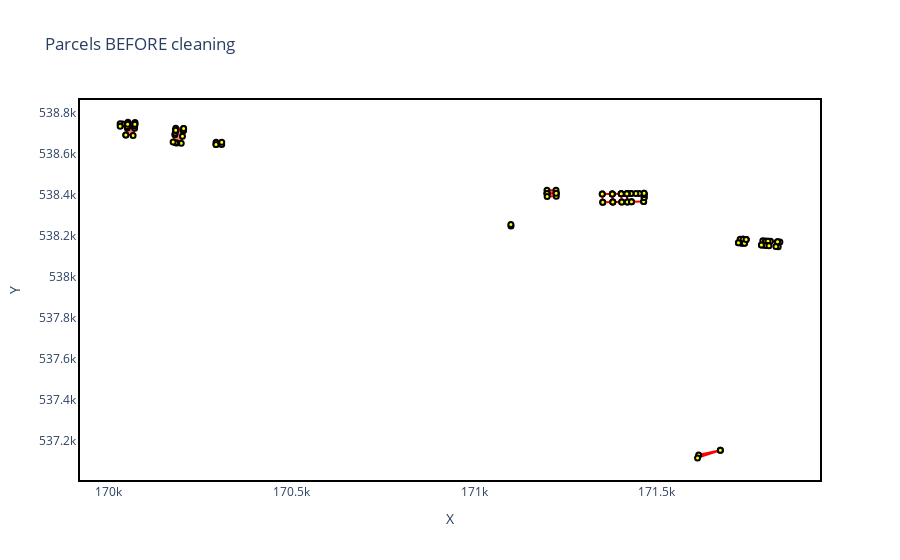

Source (notebook cell):
### Code cell
# print(Example)
plotBefore(Example)

### Figure 1 — Plotly figure (JSON) as saved in the notebook; plotly's stock layout.template omitted (floating-point values rounded to 4 significant figures)
{"data": [{"fill": "toself", "line": {"color": "red"}, "marker": {"color": "yellow", "line": {"color": "black", "width": 2}, "size": 5}, "mode": "lines+markers", "type": "scatter", "x": [170000.0, 170100.0, 170100.0, 170100.0, 170000.0], "y": [538700.0, 538700.0, 538700.0, 538700.0, 538700.0]}, {"fill": "toself", "line": {"color": "red"}, "marker": {"color": "yellow", "line": {"color": "black", "width": 2}, "size": 5}, "mode": "lines+markers", "type": "scatter", "x": [171100.0, 171100.0], "y": [538200.0, 538300.0]}, {"fill": "toself", "line": {"color": "red"}, "marker": {"color": "yellow", "line": {"color": "black", "width": 2}, "size": 5}, "mode": "lines+markers", "type": "scatter", "x": [171200.0, 171200.0], "y": [538400.0, 538400.0]}, {"fill": "toself", "line": {"color": "red"}, "marker": {"color": "yellow", "line": {"color": "black", "width": 2}, "size": 5}, "mode": "lines+markers", "type": "scatter", "x": [171200.0, 171200.0, 171200.0, 171200.0], "y": [538400.0, 538400.0, 538400.0, 538400.0]}, {"fill": "toself", "line": {"color": "red"}, "marker": {"color": "yellow", "line": {"color": "black", "width": 2}, "size": 5}, "mode": "lines+markers", "type": "scatter", "x": [171200.0, 171200.0, 171200.0, 171200.0], "y": [538400.0, 538400.0, 538400.0, 538400.0]}, {"fill": "toself", "line": {"color": "red"}, "marker": {"color": "yellow", "line": {"color": "black", "width": 2}, "size": 5}, "mode": "lines+markers", "type": "scatter", "x": [170200.0, 170200.0, 170200.0, 170200.0, 170200.0, 170200.0, 170200.0, 170200.0, 170200.0, 170200.0, 170200.0], "y": [538700.0, 538700.0, 538700.0, 538600.0, 538700.0, 538700.0, 538700.0, 538700.0, 538700.0, 538700.0, 538700.0]}, {"fill": "toself", "line": {"color": "red"}, "marker": {"color": "yellow", "line": {"color": "black", "width": 2}, "size": 5}, "mode": "lines+markers", "type": "scatter", "x": [170300.0, 170300.0, 170300.0, 170300.0, 170300.0], "y": [538600.0, 538600.0, 538700.0, 538700.0, 538600.0]}, {"fill": "toself", "line": {"color": "red"}, "marker": {"color": "yellow", "line": {"color": "black", "width": 2}, "size": 5}, "mode": "lines+markers", "type": "scatter", "x": [170100.0, 170100.0, 170100.0, 170100.0], "y": [538700.0, 538700.0, 538700.0, 538700.0]}, {"fill": "toself", "line": {"color": "red"}, "marker": {"color": "yellow", "line": {"color": "black", "width": 2}, "size": 5}, "mode": "lines+markers", "type": "scatter", "x": [170100.0, 170100.0, 170100.0, 170100.0], "y": [538700.0, 538800.0, 538800.0, 538700.0]}, {"fill": "toself", "line": {"color": "red"}, "marker": {"color": "yellow", "line": {"color": "black", "width": 2}, "size": 5}, "mode": "lines+markers", "type": "scatter", "x": [170100.0, 170100.0], "y": [538700.0, 538700.0]}, {"fill": "toself", "line": {"color": "red"}, "marker": {"color": "yellow", "line": {"color": "black", "width": 2}, "size": 5}, "mode": "lines+markers", "type": "scatter", "x": [170100.0, 170000.0, 170000.0, 170000.0, 170100.0, 170100.0], "y": [538700.0, 538700.0, 538700.0, 538700.0, 538700.0, 538700.0]}, {"fill": "toself", "line": {"color": "red"}, "marker": {"color": "yellow", "line": {"color": "black", "width": 2}, "size": 5}, "mode": "lines+markers", "type": "scatter", "x": [170200.0, 170200.0, 170200.0, 170200.0, 170200.0, 170200.0], "y": [538700.0, 538700.0, 538700.0, 538700.0, 538700.0, 538700.0]}, {"fill": "toself", "line": {"color": "red"}, "marker": {"color": "yellow", "line": {"color": "black", "width": 2}, "size": 5}, "mode": "lines+markers", "type": "scatter", "x": [171400.0, 171400.0], "y": [538400.0, 538400.0]}, {"fill": "toself", "line": {"color": "red"}, "marker": {"color": "yellow", "line": {"color": "black", "width": 2}, "size": 5}, "mode": "lines+markers", "type": "scatter", "x": [171400.0, 171400.0], "y": [538400.0, 538400.0]}, {"fill": "toself", "line": {"color": "red"}, "marker": {"color": "yellow", "line": {"color": "black", "width": 2}, "size": 5}, "mode": "lines+markers", "type": "scatter", "x": [171400.0, 171400.0], "y": [538400.0, 538400.0]}, {"fill": "toself", "line": {"color": "red"}, "marker": {"color": "yellow", "line": {"color": "black", "width": 2}, "size": 5}, "mode": "lines+markers", "type": "scatter", "x": [171400.0, 171400.0], "y": [538400.0, 538400.0]}, {"fill": "toself", "line": {"color": "red"}, "marker": {"color": "yellow", "line": {"color": "black", "width": 2}, "size": 5}, "mode": "lines+markers", "type": "scatter", "x": [171400.0, 171400.0], "y": [538400.0, 538400.0]}, {"fill": "toself", "line": {"color": "red"}, "marker": {"color": "yellow", "line": {"color": "black", "width": 2}, "size": 5}, "mode": "lines+markers", "type": "scatter", "x": [171400.0, 171400.0], "y": [538400.0, 538400.0]}, {"fill": "toself", "line": {"color": "red"}, "marker": {"color": "yellow", "line": {"color": "black", "width": 2}, "size": 5}, "mode": "lines+markers", "type": "scatter", "x": [171400.0, 171400.0], "y": [538400.0, 538400.0]}, {"fill": "toself", "line": {"color": "red"}, "marker": {"color": "yellow", "line": {"color": "black", "width": 2}, "size": 5}, "mode": "lines+markers", "type": "scatter", "x": [171400.0, 171500.0], "y": [538400.0, 538400.0]}, {"fill": "toself", "line": {"color": "red"}, "marker": {"color": "yellow", "line": {"color": "black", "width": 2}, "size": 5}, "mode": "lines+markers", "type": "scatter", "x": [171500.0, 171500.0], "y": [538400.0, 538400.0]}, {"fill": "toself", "line": {"color": "red"}, "marker": {"color": "yellow", "line": {"color": "black", "width": 2}, "size": 5}, "mode": "lines+markers", "type": "scatter", "x": [171500.0, 171500.0], "y": [538400.0, 538400.0]}, {"fill": "toself", "line": {"color": "red"}, "marker": {"color": "yellow", "line": {"color": "black", "width": 2}, "size": 5}, "mode": "lines+markers", "type": "scatter", "x": [171500.0, 171500.0], "y": [538400.0, 538400.0]}, {"fill": "toself", "line": {"color": "red"}, "marker": {"color": "yellow", "line": {"color": "black", "width": 2}, "size": 5}, "mode": "lines+markers", "type": "scatter", "x": [171500.0, 171500.0], "y": [538400.0, 538400.0]}, {"fill": "toself", "line": {"color": "red"}, "marker": {"color": "yellow", "line": {"color": "black", "width": 2}, "size": 5}, "mode": "lines+markers", "type": "scatter", "x": [171400.0, 171400.0], "y": [538400.0, 538400.0]}, {"fill": "toself", "line": {"color": "red"}, "marker": {"color": "yellow", "line": {"color": "black", "width": 2}, "size": 5}, "mode": "lines+markers", "type": "scatter", "x": [171400.0, 171400.0], "y": [538400.0, 538400.0]}, {"fill": "toself", "line": {"color": "red"}, "marker": {"color": "yellow", "line": {"color": "black", "width": 2}, "size": 5}, "mode": "lines+markers", "type": "scatter", "x": [171400.0, 171400.0], "y": [538400.0, 538400.0]}, {"fill": "toself", "line": {"color": "red"}, "marker": {"color": "yellow", "line": {"color": "black", "width": 2}, "size": 5}, "mode": "lines+markers", "type": "scatter", "x": [171400.0, 171400.0], "y": [538400.0, 538400.0]}, {"fill": "toself", "line": {"color": "red"}, "marker": {"color": "yellow", "line": {"color": "black", "width": 2}, "size": 5}, "mode": "lines+markers", "type": "scatter", "x": [171400.0, 171400.0], "y": [538400.0, 538400.0]}, {"fill": "toself", "line": {"color": "red"}, "marker": {"color": "yellow", "line": {"color": "black", "width": 2}, "size": 5}, "mode": "lines+markers", "type": "scatter", "x": [171400.0, 171400.0], "y": [538400.0, 538400.0]}, {"fill": "toself", "line": {"color": "red"}, "marker": {"color": "yellow", "line": {"color": "black", "width": 2}, "size": 5}, "mode": "lines+markers", "type": "scatter", "x": [171700.0, 171600.0, 171600.0, 171700.0], "y": [537200.0, 537100.0, 537100.0, 537200.0]}, {"fill": "toself", "line": {"color": "red"}, "marker": {"color": "yellow", "line": {"color": "black", "width": 2}, "size": 5}, "mode": "lines+markers", "type": "scatter", "x": [171800.0, 171800.0, 171800.0, 171800.0, 171800.0], "y": [538200.0, 538200.0, 538100.0, 538100.0, 538200.0]}, {"fill": "toself", "line": {"color": "red"}, "marker": {"color": "yellow", "line": {"color": "black", "width": 2}, "size": 5}, "mode": "lines+markers", "type": "scatter", "x": [171800.0, 171800.0, 171800.0, 171800.0, 171800.0], "y": [538200.0, 538200.0, 538200.0, 538200.0, 538200.0]}, {"fill": "toself", "line": {"color": "red"}, "marker": {"color": "yellow", "line": {"color": "black", "width": 2}, "size": 5}, "mode": "lines+markers", "type": "scatter", "x": [171800.0, 171800.0], "y": [538200.0, 538200.0]}, {"fill": "toself", "line": {"color": "red"}, "marker": {"color": "yellow", "line": {"color": "black", "width": 2}, "size": 5}, "mode": "lines+markers", "type": "scatter", "x": [171800.0, 171800.0], "y": [538200.0, 538200.0]}, {"fill": "toself", "line": {"color": "red"}, "marker": {"color": "yellow", "line": {"color": "black", "width": 2}, "size": 5}, "mode": "lines+markers", "type": "scatter", "x": [171800.0, 171800.0], "y": [538200.0, 538200.0]}, {"fill": "toself", "line": {"color": "red"}, "marker": {"color": "yellow", "line": {"color": "black", "width": 2}, "size": 5}, "mode": "lines+markers", "type": "scatter", "x": [171700.0, 171700.0, 171700.0, 171700.0, 171700.0], "y": [538200.0, 538200.0, 538200.0, 538200.0, 538200.0]}, {"fill": "toself", "line": {"color": "red"}, "marker": {"color": "yellow", "line": {"color": "black", "width": 2}, "size": 5}, "mode": "lines+markers", "type": "scatter", "x": [171700.0, 171700.0, 171700.0, 171700.0, 171700.0], "y": [538200.0, 538200.0, 538200.0, 538200.0, 538200.0]}, {"fill": "toself", "line": {"color": "red"}, "marker": {"color": "yellow", "line": {"color": "black", "width": 2}, "size": 5}, "mode": "lines+markers", "type": "scatter", "x": [171700.0, 171700.0], "y": [538200.0, 538200.0]}, {"fill": "toself", "line": {"color": "red"}, "marker": {"color": "yellow", "line": {"color": "black", "width": 2}, "size": 5}, "mode": "lines+markers", "type": "scatter", "x": [171700.0, 171700.0], "y": [538200.0, 538200.0]}], "layout": {"plot_bgcolor": "rgba(0,0,0,0)", "showlegend": false, "title": {"text": "Parcels BEFORE cleaning"}, "xaxis": {"linecolor": "black", "linewidth": 2, "mirror": true, "showline": true, "title": {"text": "X"}}, "yaxis": {"linecolor": "black", "linewidth": 2, "mirror": true, "showline": true, "title": {"text": "Y"}}}}
